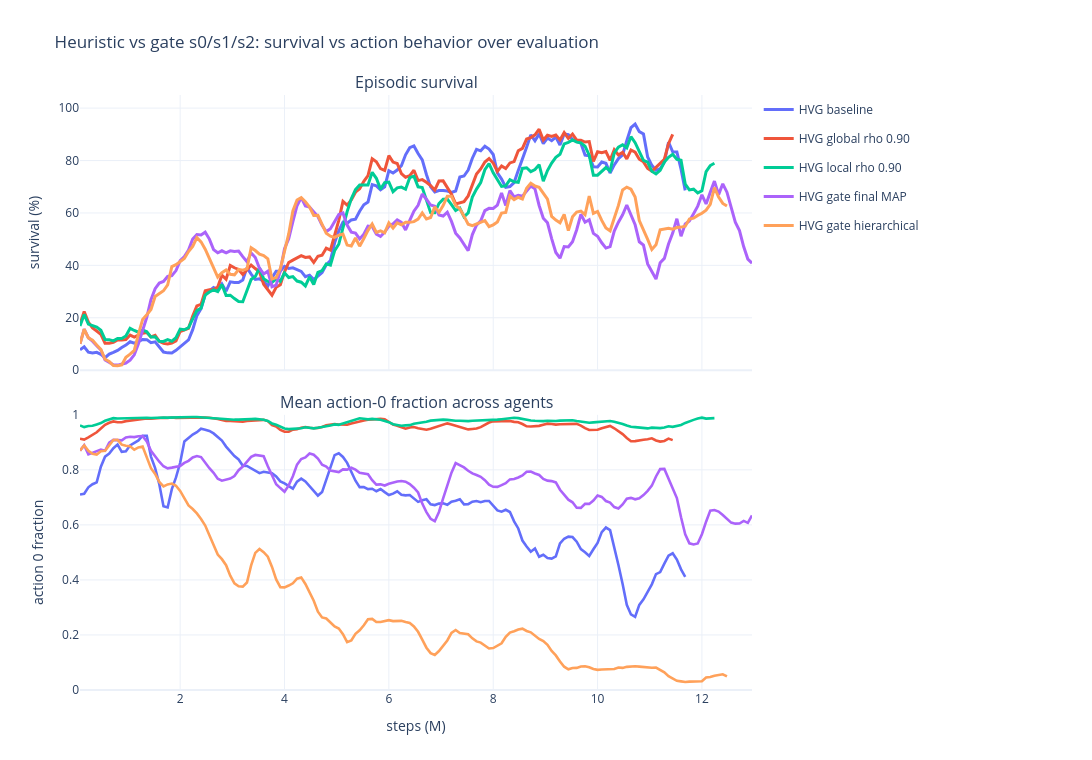
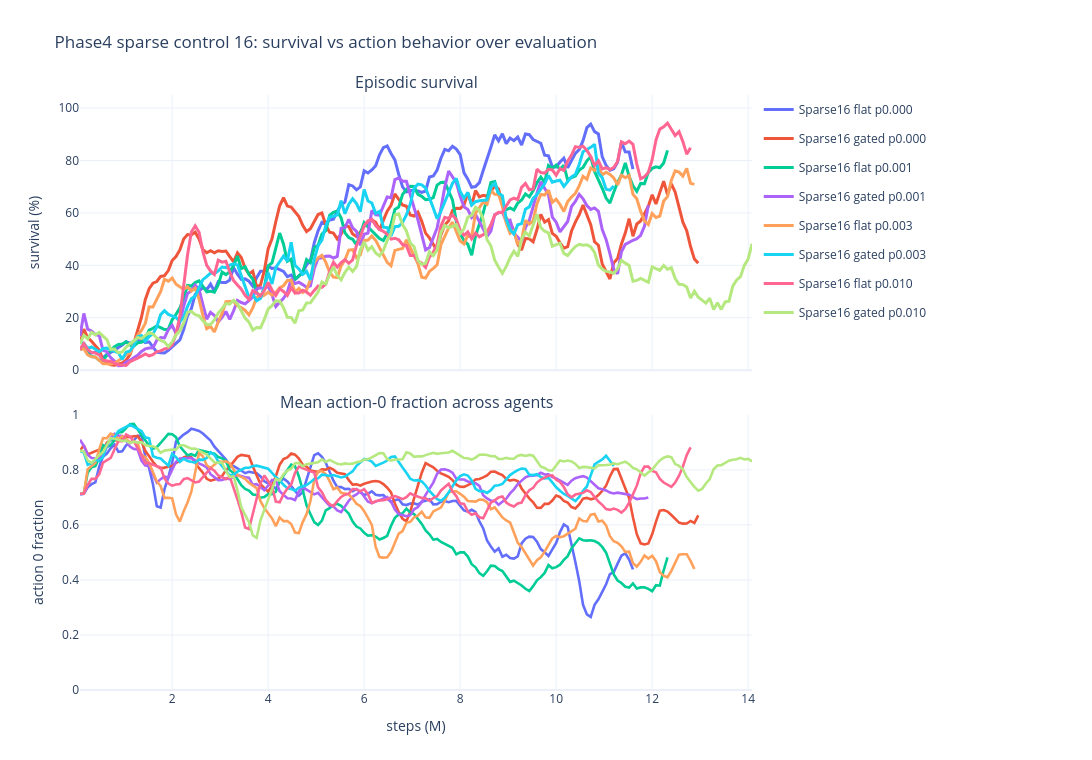

Notebook code for these charts, in order:
### Markdown cell above
## Survival vs Action-0 Over Time

### Code cell
survival_action = adm.survival_vs_action0_non_idle_over_time(ctx)
adm.display_metric_figures(survival_action)

### Figure 1 — Plotly figure (JSON) as saved in the notebook; plotly's stock layout.template omitted (floating-point values rounded to 4 significant figures; data arrays with more than 128 entries replaced by an {"elided": "..."} marker saying what was removed)
{"data": [{"customdata": {"elided": "146x3 mixed values"}, "hovertemplate": "<b>HVG baseline</b><br>step=%{x:.2f}M<br>survival=%{y:.2f}%<br>seeds=%{customdata[1]}<br>n_seeds=%{customdata[0]}<br>metric=%{customdata[2]}<extra></extra>", "legendgroup": "hvg_00_baseline", "line": {"color": "#636EFA", "width": 3}, "mode": "lines", "name": "HVG baseline", "showlegend": true, "type": "scatter", "x": {"elided": "146 float values"}, "xaxis": "x", "y": {"elided": "146 float values"}, "yaxis": "y"}, {"customdata": {"elided": "146x3 mixed values"}, "hovertemplate": "<b>HVG baseline</b><br>step=%{x:.2f}M<br>%{customdata[2]}=%{y:.4f}<br>seeds=%{customdata[1]}<br>n_seeds=%{customdata[0]}<extra></extra>", "legendgroup": "hvg_00_baseline", "line": {"color": "#636EFA", "width": 2.6}, "mode": "lines", "name": "HVG baseline", "showlegend": false, "type": "scatter", "x": {"elided": "146 float values"}, "xaxis": "x2", "y": {"elided": "146 float values"}, "yaxis": "y2"}, {"customdata": {"elided": "143x3 mixed values"}, "hovertemplate": "<b>HVG global rho 0.90</b><br>step=%{x:.2f}M<br>survival=%{y:.2f}%<br>seeds=%{customdata[1]}<br>n_seeds=%{customdata[0]}<br>metric=%{customdata[2]}<extra></extra>", "legendgroup": "hvg_01_eval_rho090", "line": {"color": "#EF553B", "width": 3}, "mode": "lines", "name": "HVG global rho 0.90", "showlegend": true, "type": "scatter", "x": {"elided": "143 float values"}, "xaxis": "x", "y": {"elided": "143 float values"}, "yaxis": "y"}, {"customdata": {"elided": "143x3 mixed values"}, "hovertemplate": "<b>HVG global rho 0.90</b><br>step=%{x:.2f}M<br>%{customdata[2]}=%{y:.4f}<br>seeds=%{customdata[1]}<br>n_seeds=%{customdata[0]}<extra></extra>", "legendgroup": "hvg_01_eval_rho090", "line": {"color": "#EF553B", "width": 2.6}, "mode": "lines", "name": "HVG global rho 0.90", "showlegend": false, "type": "scatter", "x": {"elided": "143 float values"}, "xaxis": "x2", "y": {"elided": "143 float values"}, "yaxis": "y2"}, {"customdata": {"elided": "153x3 mixed values"}, "hovertemplate": "<b>HVG local rho 0.90</b><br>step=%{x:.2f}M<br>survival=%{y:.2f}%<br>seeds=%{customdata[1]}<br>n_seeds=%{customdata[0]}<br>metric=%{customdata[2]}<extra></extra>", "legendgroup": "hvg_04_eval_local_rho090", "line": {"color": "#00CC96", "width": 3}, "mode": "lines", "name": "HVG local rho 0.90", "showlegend": true, "type": "scatter", "x": {"elided": "153 float values"}, "xaxis": "x", "y": {"elided": "153 float values"}, "yaxis": "y"}, {"customdata": {"elided": "153x3 mixed values"}, "hovertemplate": "<b>HVG local rho 0.90</b><br>step=%{x:.2f}M<br>%{customdata[2]}=%{y:.4f}<br>seeds=%{customdata[1]}<br>n_seeds=%{customdata[0]}<extra></extra>", "legendgroup": "hvg_04_eval_local_rho090", "line": {"color": "#00CC96", "width": 2.6}, "mode": "lines", "name": "HVG local rho 0.90", "showlegend": false, "type": "scatter", "x": {"elided": "153 float values"}, "xaxis": "x2", "y": {"elided": "153 float values"}, "yaxis": "y2"}, {"customdata": {"elided": "162x3 mixed values"}, "hovertemplate": "<b>HVG gate final MAP</b><br>step=%{x:.2f}M<br>survival=%{y:.2f}%<br>seeds=%{customdata[1]}<br>n_seeds=%{customdata[0]}<br>metric=%{customdata[2]}<extra></extra>", "legendgroup": "hvg_02_gate_final_map", "line": {"color": "#AB63FA", "width": 3}, "mode": "lines", "name": "HVG gate final MAP", "showlegend": true, "type": "scatter", "x": {"elided": "162 float values"}, "xaxis": "x", "y": {"elided": "162 float values"}, "yaxis": "y"}, {"customdata": {"elided": "162x3 mixed values"}, "hovertemplate": "<b>HVG gate final MAP</b><br>step=%{x:.2f}M<br>%{customdata[2]}=%{y:.4f}<br>seeds=%{customdata[1]}<br>n_seeds=%{customdata[0]}<extra></extra>", "legendgroup": "hvg_02_gate_final_map", "line": {"color": "#AB63FA", "width": 2.6}, "mode": "lines", "name": "HVG gate final MAP", "showlegend": false, "type": "scatter", "x": {"elided": "162 float values"}, "xaxis": "x2", "y": {"elided": "162 float values"}, "yaxis": "y2"}, {"customdata": {"elided": "156x3 mixed values"}, "hovertemplate": "<b>HVG gate hierarchical</b><br>step=%{x:.2f}M<br>survival=%{y:.2f}%<br>seeds=%{customdata[1]}<br>n_seeds=%{customdata[0]}<br>metric=%{customdata[2]}<extra></extra>", "legendgroup": "hvg_03_gate_hierarchical", "line": {"color": "#FFA15A", "width": 3}, "mode": "lines", "name": "HVG gate hierarchical", "showlegend": true, "type": "scatter", "x": {"elided": "156 float values"}, "xaxis": "x", "y": {"elided": "156 float values"}, "yaxis": "y"}, {"customdata": {"elided": "156x3 mixed values"}, "hovertemplate": "<b>HVG gate hierarchical</b><br>step=%{x:.2f}M<br>%{customdata[2]}=%{y:.4f}<br>seeds=%{customdata[1]}<br>n_seeds=%{customdata[0]}<extra></extra>", "legendgroup": "hvg_03_gate_hierarchical", "line": {"color": "#FFA15A", "width": 2.6}, "mode": "lines", "name": "HVG gate hierarchical", "showlegend": false, "type": "scatter", "x": {"elided": "156 float values"}, "xaxis": "x2", "y": {"elided": "156 float values"}, "yaxis": "y2"}], "layout": {"annotations": [{"font": {"size": 16}, "showarrow": false, "text": "Episodic survival", "x": 0.5, "xanchor": "center", "xref": "paper", "y": 1, "yanchor": "bottom", "yref": "paper"}, {"font": {"size": 16}, "showarrow": false, "text": "Mean action-0 fraction across agents", "x": 0.5, "xanchor": "center", "xref": "paper", "y": 0.4625, "yanchor": "bottom", "yref": "paper"}], "height": 760, "hovermode": "x unified", "legend": {"orientation": "v", "x": 1.01, "xanchor": "left", "y": 1, "yanchor": "top"}, "margin": {"b": 70, "l": 80, "r": 340, "t": 95}, "title": {"text": "Heuristic vs gate s0/s1/s2: survival vs action behavior over evaluation"}, "width": 1450, "xaxis": {"anchor": "y", "domain": [0, 1], "matches": "x2", "showticklabels": false}, "xaxis2": {"anchor": "y2", "domain": [0, 1], "title": {"text": "steps (M)"}}, "yaxis": {"anchor": "x", "domain": [0.5375, 1], "range": [0, 105], "title": {"text": "survival (%)"}}, "yaxis2": {"anchor": "x2", "domain": [0, 0.4625], "range": [0, 1], "title": {"text": "action 0 fraction"}}}}

### Figure 2 — Plotly figure (JSON) as saved in the notebook; plotly's stock layout.template omitted (floating-point values rounded to 4 significant figures; data arrays with more than 128 entries replaced by an {"elided": "..."} marker saying what was removed)
{"data": [{"customdata": {"elided": "145x3 mixed values"}, "hovertemplate": "<b>Sparse16 flat p0.000</b><br>step=%{x:.2f}M<br>survival=%{y:.2f}%<br>seeds=%{customdata[1]}<br>n_seeds=%{customdata[0]}<br>metric=%{customdata[2]}<extra></extra>", "legendgroup": "sparse16_flat_p000", "line": {"color": "#636EFA", "width": 3}, "mode": "lines", "name": "Sparse16 flat p0.000", "showlegend": true, "type": "scatter", "x": {"elided": "145 float values"}, "xaxis": "x", "y": {"elided": "145 float values"}, "yaxis": "y"}, {"customdata": {"elided": "145x3 mixed values"}, "hovertemplate": "<b>Sparse16 flat p0.000</b><br>step=%{x:.2f}M<br>%{customdata[2]}=%{y:.4f}<br>seeds=%{customdata[1]}<br>n_seeds=%{customdata[0]}<extra></extra>", "legendgroup": "sparse16_flat_p000", "line": {"color": "#636EFA", "width": 2.6}, "mode": "lines", "name": "Sparse16 flat p0.000", "showlegend": false, "type": "scatter", "x": {"elided": "145 float values"}, "xaxis": "x2", "y": {"elided": "145 float values"}, "yaxis": "y2"}, {"customdata": {"elided": "162x3 mixed values"}, "hovertemplate": "<b>Sparse16 gated p0.000</b><br>step=%{x:.2f}M<br>survival=%{y:.2f}%<br>seeds=%{customdata[1]}<br>n_seeds=%{customdata[0]}<br>metric=%{customdata[2]}<extra></extra>", "legendgroup": "sparse16_gated_p000", "line": {"color": "#EF553B", "width": 3}, "mode": "lines", "name": "Sparse16 gated p0.000", "showlegend": true, "type": "scatter", "x": {"elided": "162 float values"}, "xaxis": "x", "y": {"elided": "162 float values"}, "yaxis": "y"}, {"customdata": {"elided": "162x3 mixed values"}, "hovertemplate": "<b>Sparse16 gated p0.000</b><br>step=%{x:.2f}M<br>%{customdata[2]}=%{y:.4f}<br>seeds=%{customdata[1]}<br>n_seeds=%{customdata[0]}<extra></extra>", "legendgroup": "sparse16_gated_p000", "line": {"color": "#EF553B", "width": 2.6}, "mode": "lines", "name": "Sparse16 gated p0.000", "showlegend": false, "type": "scatter", "x": {"elided": "162 float values"}, "xaxis": "x2", "y": {"elided": "162 float values"}, "yaxis": "y2"}, {"customdata": {"elided": "154x3 mixed values"}, "hovertemplate": "<b>Sparse16 flat p0.001</b><br>step=%{x:.2f}M<br>survival=%{y:.2f}%<br>seeds=%{customdata[1]}<br>n_seeds=%{customdata[0]}<br>metric=%{customdata[2]}<extra></extra>", "legendgroup": "sparse16_flat_p001", "line": {"color": "#00CC96", "width": 3}, "mode": "lines", "name": "Sparse16 flat p0.001", "showlegend": true, "type": "scatter", "x": {"elided": "154 float values"}, "xaxis": "x", "y": {"elided": "154 float values"}, "yaxis": "y"}, {"customdata": {"elided": "154x3 mixed values"}, "hovertemplate": "<b>Sparse16 flat p0.001</b><br>step=%{x:.2f}M<br>%{customdata[2]}=%{y:.4f}<br>seeds=%{customdata[1]}<br>n_seeds=%{customdata[0]}<extra></extra>", "legendgroup": "sparse16_flat_p001", "line": {"color": "#00CC96", "width": 2.6}, "mode": "lines", "name": "Sparse16 flat p0.001", "showlegend": false, "type": "scatter", "x": {"elided": "154 float values"}, "xaxis": "x2", "y": {"elided": "154 float values"}, "yaxis": "y2"}, {"customdata": {"elided": "149x3 mixed values"}, "hovertemplate": "<b>Sparse16 gated p0.001</b><br>step=%{x:.2f}M<br>survival=%{y:.2f}%<br>seeds=%{customdata[1]}<br>n_seeds=%{customdata[0]}<br>metric=%{customdata[2]}<extra></extra>", "legendgroup": "sparse16_gated_p001", "line": {"color": "#AB63FA", "width": 3}, "mode": "lines", "name": "Sparse16 gated p0.001", "showlegend": true, "type": "scatter", "x": {"elided": "149 float values"}, "xaxis": "x", "y": {"elided": "149 float values"}, "yaxis": "y"}, {"customdata": {"elided": "149x3 mixed values"}, "hovertemplate": "<b>Sparse16 gated p0.001</b><br>step=%{x:.2f}M<br>%{customdata[2]}=%{y:.4f}<br>seeds=%{customdata[1]}<br>n_seeds=%{customdata[0]}<extra></extra>", "legendgroup": "sparse16_gated_p001", "line": {"color": "#AB63FA", "width": 2.6}, "mode": "lines", "name": "Sparse16 gated p0.001", "showlegend": false, "type": "scatter", "x": {"elided": "149 float values"}, "xaxis": "x2", "y": {"elided": "149 float values"}, "yaxis": "y2"}, {"customdata": {"elided": "161x3 mixed values"}, "hovertemplate": "<b>Sparse16 flat p0.003</b><br>step=%{x:.2f}M<br>survival=%{y:.2f}%<br>seeds=%{customdata[1]}<br>n_seeds=%{customdata[0]}<br>metric=%{customdata[2]}<extra></extra>", "legendgroup": "sparse16_flat_p003", "line": {"color": "#FFA15A", "width": 3}, "mode": "lines", "name": "Sparse16 flat p0.003", "showlegend": true, "type": "scatter", "x": {"elided": "161 float values"}, "xaxis": "x", "y": {"elided": "161 float values"}, "yaxis": "y"}, {"customdata": {"elided": "161x3 mixed values"}, "hovertemplate": "<b>Sparse16 flat p0.003</b><br>step=%{x:.2f}M<br>%{customdata[2]}=%{y:.4f}<br>seeds=%{customdata[1]}<br>n_seeds=%{customdata[0]}<extra></extra>", "legendgroup": "sparse16_flat_p003", "line": {"color": "#FFA15A", "width": 2.6}, "mode": "lines", "name": "Sparse16 flat p0.003", "showlegend": false, "type": "scatter", "x": {"elided": "161 float values"}, "xaxis": "x2", "y": {"elided": "161 float values"}, "yaxis": "y2"}, {"customdata": {"elided": "140x3 mixed values"}, "hovertemplate": "<b>Sparse16 gated p0.003</b><br>step=%{x:.2f}M<br>survival=%{y:.2f}%<br>seeds=%{customdata[1]}<br>n_seeds=%{customdata[0]}<br>metric=%{customdata[2]}<extra></extra>", "legendgroup": "sparse16_gated_p003", "line": {"color": "#19D3F3", "width": 3}, "mode": "lines", "name": "Sparse16 gated p0.003", "showlegend": true, "type": "scatter", "x": {"elided": "140 float values"}, "xaxis": "x", "y": {"elided": "140 float values"}, "yaxis": "y"}, {"customdata": {"elided": "140x3 mixed values"}, "hovertemplate": "<b>Sparse16 gated p0.003</b><br>step=%{x:.2f}M<br>%{customdata[2]}=%{y:.4f}<br>seeds=%{customdata[1]}<br>n_seeds=%{customdata[0]}<extra></extra>", "legendgroup": "sparse16_gated_p003", "line": {"color": "#19D3F3", "width": 2.6}, "mode": "lines", "name": "Sparse16 gated p0.003", "showlegend": false, "type": "scatter", "x": {"elided": "140 float values"}, "xaxis": "x2", "y": {"elided": "140 float values"}, "yaxis": "y2"}, {"customdata": {"elided": "160x3 mixed values"}, "hovertemplate": "<b>Sparse16 flat p0.010</b><br>step=%{x:.2f}M<br>survival=%{y:.2f}%<br>seeds=%{customdata[1]}<br>n_seeds=%{customdata[0]}<br>metric=%{customdata[2]}<extra></extra>", "legendgroup": "sparse16_flat_p010", "line": {"color": "#FF6692", "width": 3}, "mode": "lines", "name": "Sparse16 flat p0.010", "showlegend": true, "type": "scatter", "x": {"elided": "160 float values"}, "xaxis": "x", "y": {"elided": "160 float values"}, "yaxis": "y"}, {"customdata": {"elided": "160x3 mixed values"}, "hovertemplate": "<b>Sparse16 flat p0.010</b><br>step=%{x:.2f}M<br>%{customdata[2]}=%{y:.4f}<br>seeds=%{customdata[1]}<br>n_seeds=%{customdata[0]}<extra></extra>", "legendgroup": "sparse16_flat_p010", "line": {"color": "#FF6692", "width": 2.6}, "mode": "lines", "name": "Sparse16 flat p0.010", "showlegend": false, "type": "scatter", "x": {"elided": "160 float values"}, "xaxis": "x2", "y": {"elided": "160 float values"}, "yaxis": "y2"}, {"customdata": {"elided": "176x3 mixed values"}, "hovertemplate": "<b>Sparse16 gated p0.010</b><br>step=%{x:.2f}M<br>survival=%{y:.2f}%<br>seeds=%{customdata[1]}<br>n_seeds=%{customdata[0]}<br>metric=%{customdata[2]}<extra></extra>", "legendgroup": "sparse16_gated_p010", "line": {"color": "#B6E880", "width": 3}, "mode": "lines", "name": "Sparse16 gated p0.010", "showlegend": true, "type": "scatter", "x": {"elided": "176 float values"}, "xaxis": "x", "y": {"elided": "176 float values"}, "yaxis": "y"}, {"customdata": {"elided": "176x3 mixed values"}, "hovertemplate": "<b>Sparse16 gated p0.010</b><br>step=%{x:.2f}M<br>%{customdata[2]}=%{y:.4f}<br>seeds=%{customdata[1]}<br>n_seeds=%{customdata[0]}<extra></extra>", "legendgroup": "sparse16_gated_p010", "line": {"color": "#B6E880", "width": 2.6}, "mode": "lines", "name": "Sparse16 gated p0.010", "showlegend": false, "type": "scatter", "x": {"elided": "176 float values"}, "xaxis": "x2", "y": {"elided": "176 float values"}, "yaxis": "y2"}], "layout": {"annotations": [{"font": {"size": 16}, "showarrow": false, "text": "Episodic survival", "x": 0.5, "xanchor": "center", "xref": "paper", "y": 1, "yanchor": "bottom", "yref": "paper"}, {"font": {"size": 16}, "showarrow": false, "text": "Mean action-0 fraction across agents", "x": 0.5, "xanchor": "center", "xref": "paper", "y": 0.4625, "yanchor": "bottom", "yref": "paper"}], "height": 760, "hovermode": "x unified", "legend": {"orientation": "v", "x": 1.01, "xanchor": "left", "y": 1, "yanchor": "top"}, "margin": {"b": 70, "l": 80, "r": 340, "t": 95}, "title": {"text": "Phase4 sparse control 16: survival vs action behavior over evaluation"}, "width": 1450, "xaxis": {"anchor": "y", "domain": [0, 1], "matches": "x2", "showticklabels": false}, "xaxis2": {"anchor": "y2", "domain": [0, 1], "title": {"text": "steps (M)"}}, "yaxis": {"anchor": "x", "domain": [0.5375, 1], "range": [0, 105], "title": {"text": "survival (%)"}}, "yaxis2": {"anchor": "x2", "domain": [0, 0.4625], "range": [0, 1], "title": {"text": "action 0 fraction"}}}}
